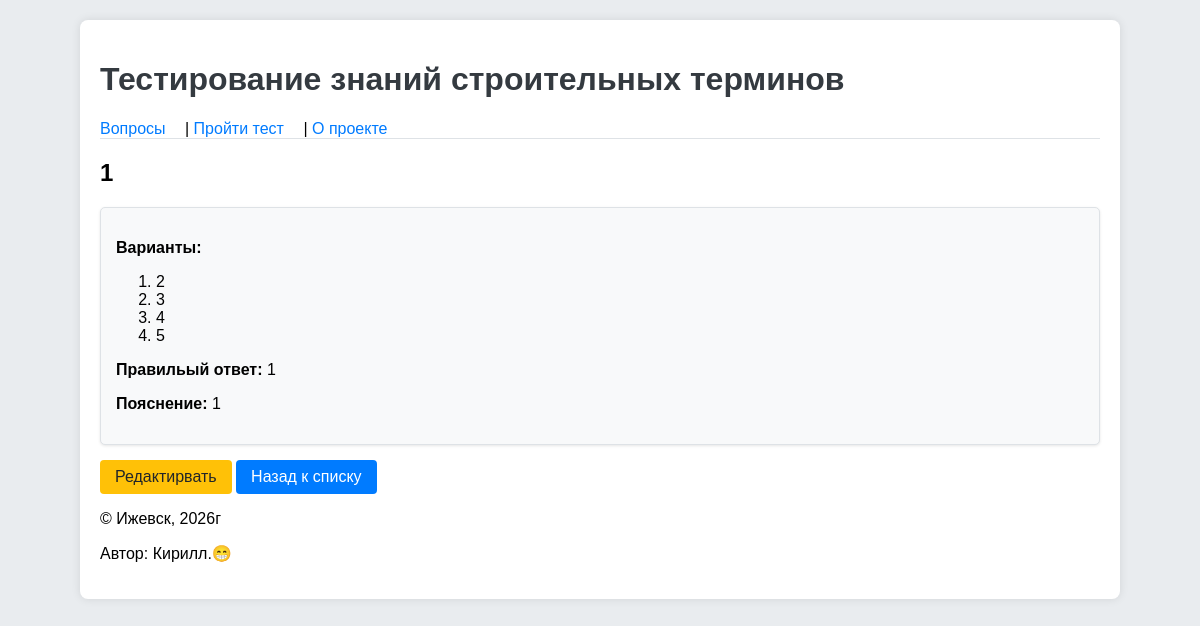
The page /question/11/ on the database as committed earlier.
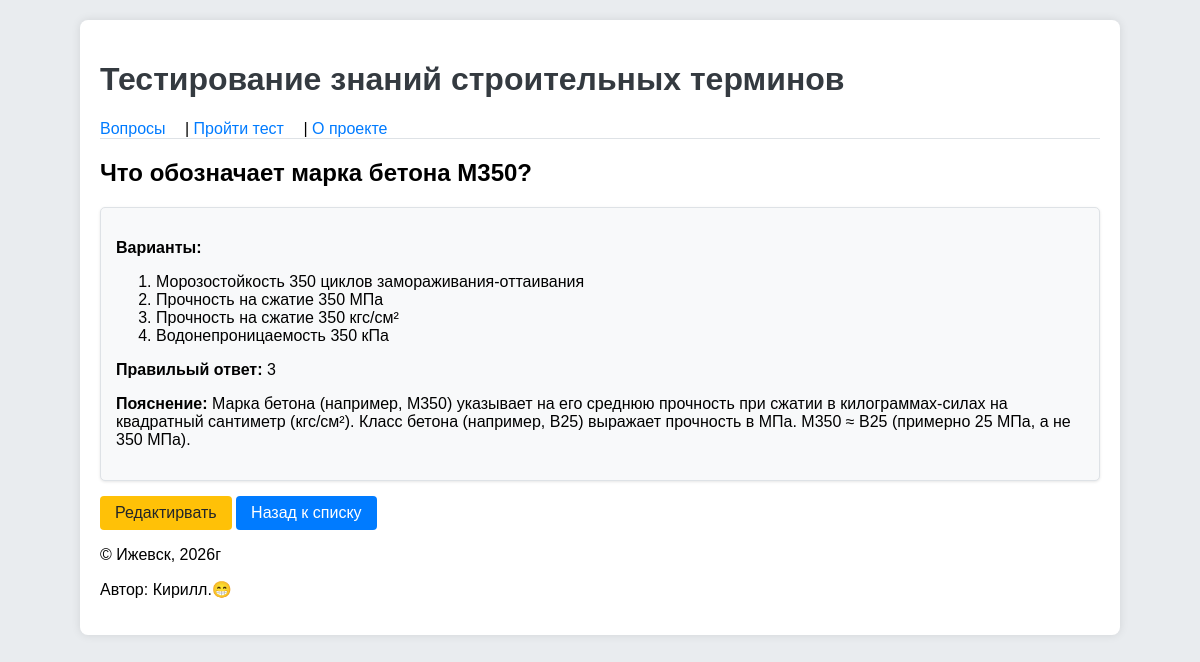
The same page on the database as committed later.
### quiz/models.py (models this page shows, shortened)
class Question(models.Model):
    question_text = models.CharField(max_length=500, verbose_name="Текст вопроса")
    option1 = models.CharField(max_length=200, verbose_name="Вариант 1")
    option2 = models.CharField(max_length=200, verbose_name="Вариант 2")
    option3 = models.CharField(max_length=200, verbose_name="Вариант 3")
    option4 = models.CharField(max_length=200, verbose_name="Вариант 4")
    correct_option = models.PositiveSmallIntegerField(verbose_name="Правильный вариант (1-4)")
    explanation = models.TextField(verbose_name="Пояснение")
    class Meta:
        verbose_name = "Вопрос"
        verbose_name_plural = "Вопросы"

### quiz/views.py (the view)
# urls.py: path("question/<int:pk>/", views.question_detail, name="question_detail"),
def question_detail(request, pk):
    question = get_object_or_404(Question, pk=pk)
    return render(request, "quiz/question_detail.html", {"question": question})

### templates/quiz/question_detail.html
{% extends 'base.html' %}
{% block content %}
<h2>{{ question.question_text }}</h2>
<div class="card">
    <p><strong>Варианты:</strong></p>
    <ol>
        <li>{{ question.option1 }}</li>
        <li>{{ question.option2 }}</li>
        <li>{{ question.option3 }}</li>
        <li>{{ question.option4 }}</li>
    </ol>
    <p><strong>Правильый ответ:</strong> {{ question.correct_option }}</p>
    <p><strong>Пояснение:</strong> {{ question.explanation }}</p>
</div>
<a href="{% url 'quiz:question_edit' question.id %}" class="btn btn-warning">Редактирвать</a>
<a href="{% url 'quiz:question_list' %}" class="btn">Назад к списку</a>
{% endblock %}

### templates/base.html (shortened to what this page needs)
<!DOCTYPE html>
<html lang="ru">
<head>
    {% load static %}
    <link rel="stylesheet" href="{% static 'css/style.css' %}">
</head>
<body>
    <div class="container">
        <header>
            <h1>Тестирование знаний строительных терминов</h1>
            <nav>
                <a href="{% url 'quiz:question_list' %}">Вопросы</a> |
                <a href="{% url 'quiz:quiz_start' %}">Пройти тест</a> |
                <a href="{% url 'quiz:about' %}">О проекте</a>
            </nav>
        </header>
        <main>
            {% block content %}{% endblock %}
        </main>
        <footer>
            <p>© Ижевск, 2026г</p>
            <p>Автор: Кирилл.😁</p>
        </footer>
    </div>
</body>
</html>

### static/css/style.css (style rules this page uses)
body { background-color: #e9ecef; font-family: Arial, sans-serif; margin: 0; padding: 20px; }
.container { max-width: 1000px; margin: 0 auto; background: white; border-radius: 8px; box-shadow: 0 0 10px rgba(0,0,0,0.1); padding: 20px; }
header { border-bottom: 1px solid #dee2e6; margin-bottom: 20px; }
h1 { color: #343a40; }
nav a { margin-right: 15px; text-decoration: none; color: #007bff; }
.card { background: #f8f9fa; border: 1px solid #dee2e6; border-radius: 5px; padding: 15px; margin-bottom: 15px; box-shadow: 0 1px 3px rgba(0,0,0,0.1); }
.btn { display: inline-block; padding: 8px 15px; background-color: #007bff; color: white; text-decoration: none; border-radius: 4px; border: none; cursor: pointer; }
.btn-warning { background-color: #ffc107; color: #212529; }

Rows that differ between the two databases and show on the page:
changed Question: question_text "1" → "Что обозначает марка бетона М350?"; option1 "2" → "Морозостойкость 350 циклов замораживания-оттаивания"; option2 "3" → "Прочность на сжатие 350 МПа"; option3 "4" → "Прочность на сжатие 350 кгс/см²"; option4 "5" → "Водонепроницаемость 350 кПа"; correct_option "1" → "3"; explanation "1" → "Марка бетона (например, М350) указывает на его среднюю прочность при сжатии в килограммах-силах на квадратный сантиметр (кгс/см²). Класс бетона (например, В25) выражает прочность в МПа. М350 ≈ В25 (примерно 25 МПа, а не 350 МПа)."
